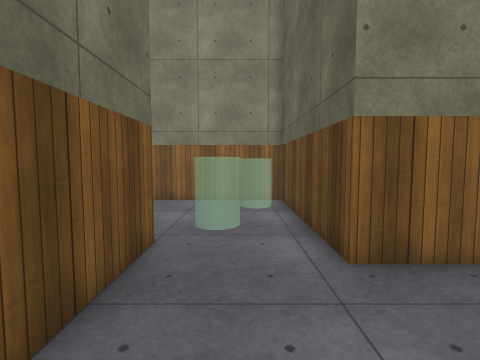
View 1 (above)

19 first-person views from a walk through a Unity game level. The camera is 1.4 m above the floor, tilts 4° down and sees 85° across. The floor is counted in squares, 1 m on a side. Each view is taken from the middle of a square. On the plan, view 1 faces up. The plan holds only what a view shows up to about 13 squares ahead; the rest is blank. The place goes on beyond the plan. The player is left out. Surface patterns are stand-ins for the level's own textures.

View 2
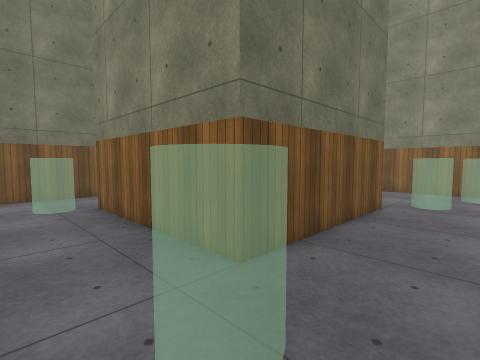

View 3
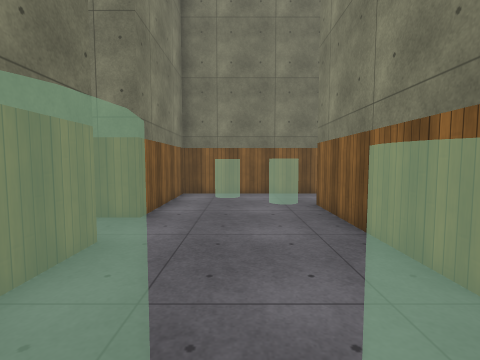

View 4
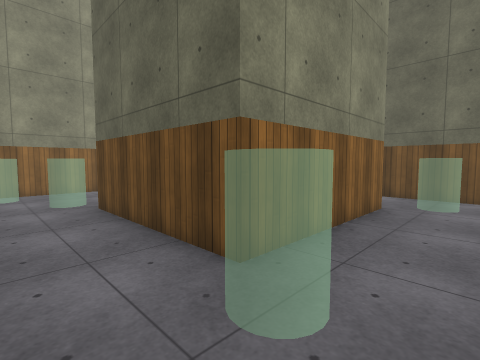

View 5
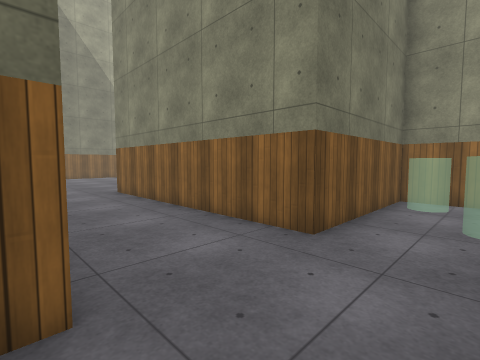

View 6
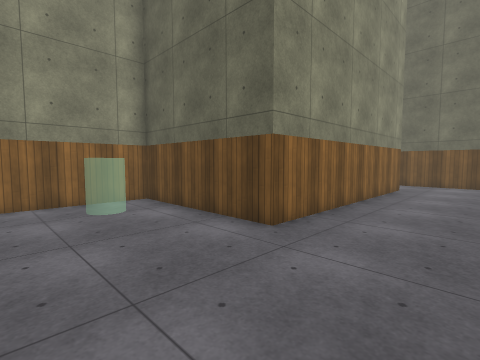

View 7
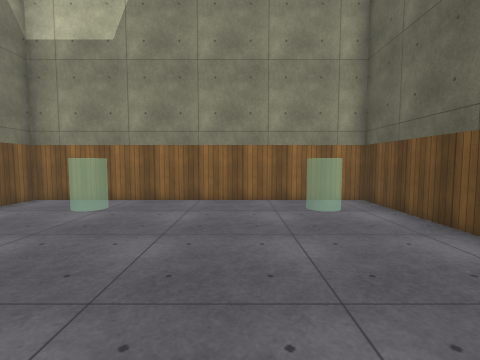

View 8
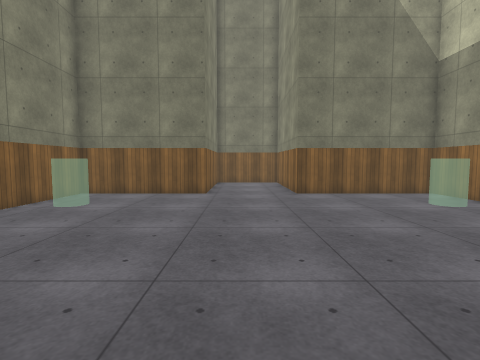

View 9
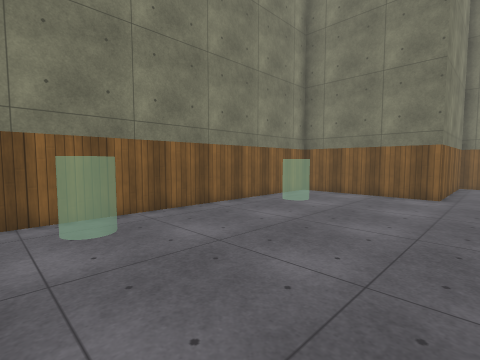

View 10
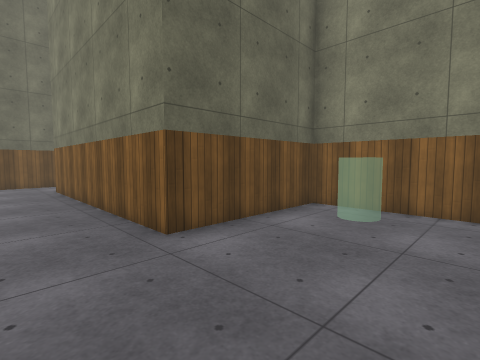

View 11
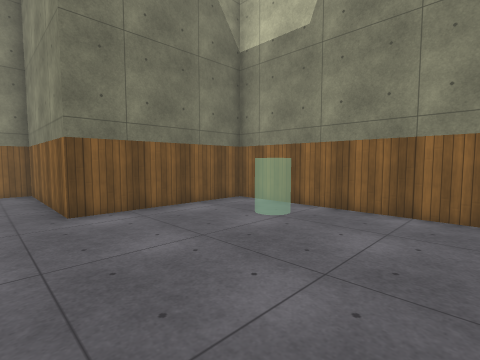

View 12
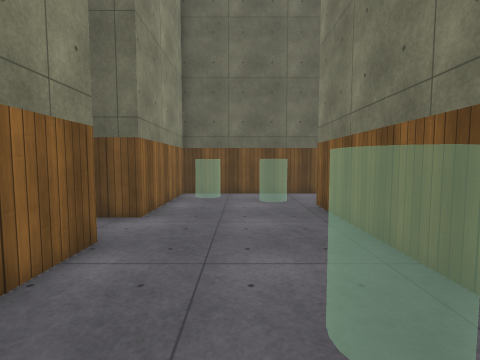

View 13
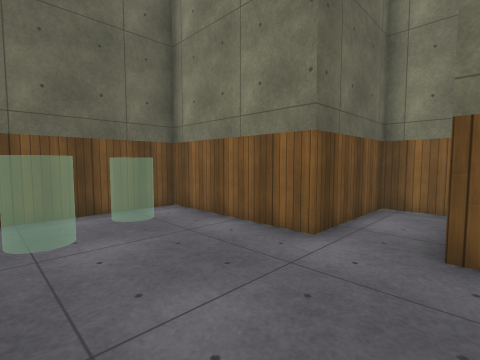

View 14
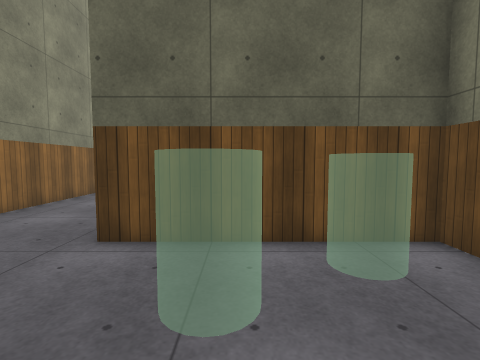

View 15
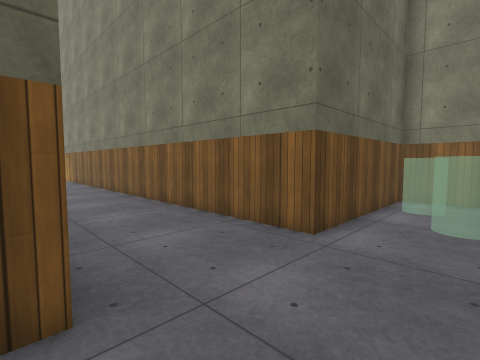

View 16
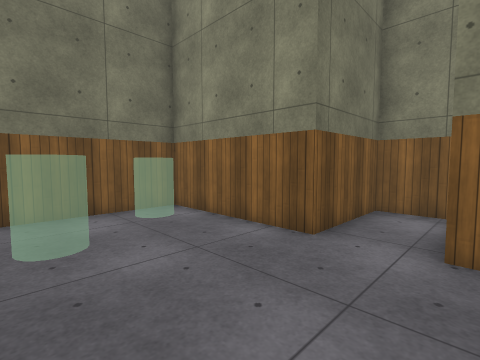

View 17
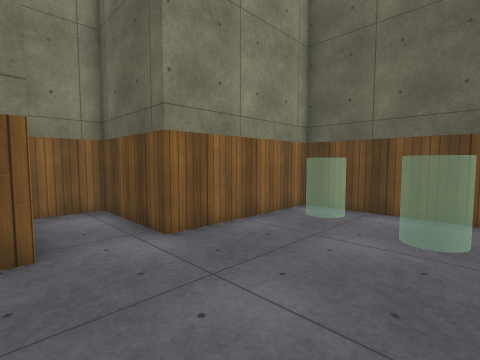

View 18
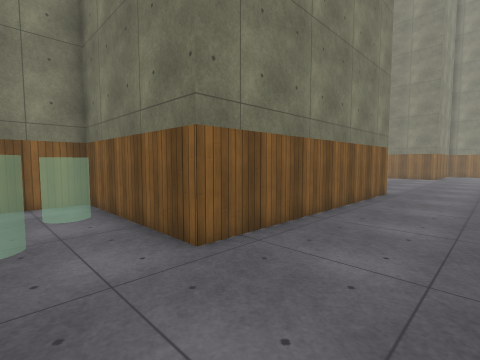

View 19
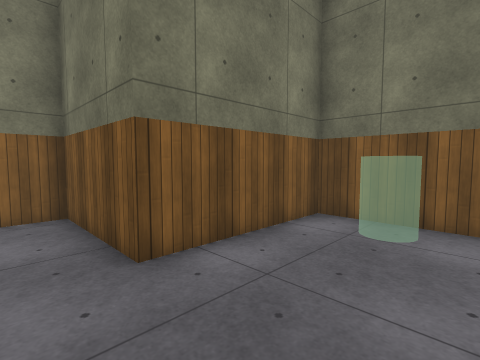

### Floor plan
Points are (right, up) in squares from view 1. A wall is a line through its corners. A room is listed if a view was taken in it or the views show most of it. See-through windows are left out.
Room 1 (views 1, 2, 3, 4, 5, 6, 7, 8, 9, 10, 11, 12, 13, 14, 15, 16, 17, 18, 19)
walls: (-7.5, 4.5) (-1.5, 4.5) (-1.5, -1.5) (-7.5, -1.5) (-7.5, 4.5); (-33.5, -0.5) (-32.5, -0.5) (-32.5, -6) (-20.5, -6) (-20.5, -0.5) (-10.5, -0.5) (-10.5, -6.5) (-5.5, -6.5) (-5.5, -10.5) (-3.5, -10.5) (-3.5, -6.5) (1.5, -6.5) (1.5, -0.5) (8.5, -0.5); (8.5, 3.5) (1.5, 3.5) (1.5, 9.5) (-3.5, 9.5) (-3.5, 13) (-5.5, 13) (-5.5, 9.5) (-10.5, 9.5) (-10.5, 3.5) (-20.5, 3.5) (-20.5, 9.5) (-32.5, 9.5) (-32.5, 3.5) (-33.5, 3.5)

Where each view was taken, in squares from view 1:
view 1: 0 up, 0 right, facing up
view 2: 4 down, 1 right, facing up-left
view 3: 4 down, 1 right, facing left
view 4: 4 down, 10 left, facing up-right
view 5: 1 down, 8 left, facing up-left
view 6: 0 up, 25 left, facing up-right
view 7: 0 up, 25 left, facing up
view 8: 1 up, 21 left, facing left
view 9: 1 up, 21 left, facing down-left
view 10: 2 up, 25 left, facing down-right
view 11: 2 up, 25 left, facing up-left
view 12: 7 up, 10 left, facing right
view 13: 2 down, 6 left, facing down-right
view 14: 3 down, 3 left, facing right
view 15: 4 up, 1 left, facing down-right
view 16: 5 up, 3 left, facing up-left
view 17: 5 up, 6 left, facing up-right
view 18: 3 up, 8 left, facing down-left
view 19: 3 down, 4 left, facing down-left
